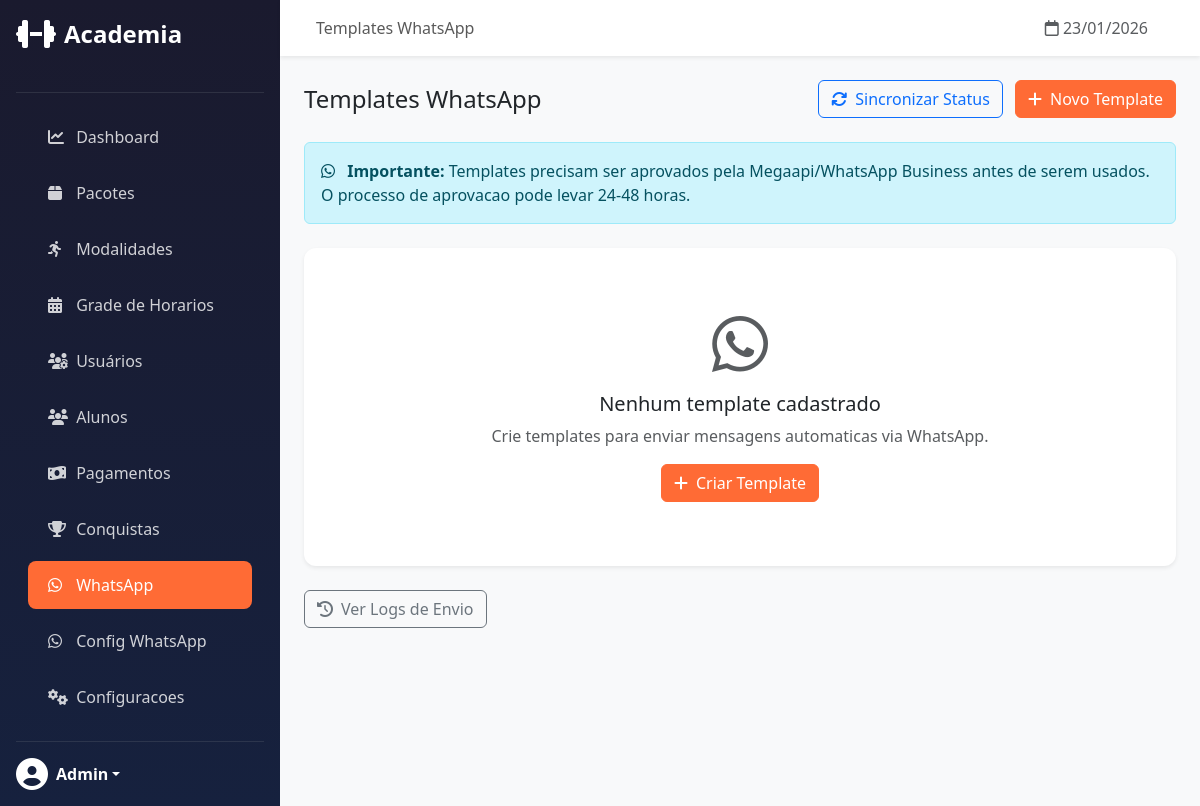
/admin/whatsapp/templates (signed in), run on an earlier commit of the app's database.
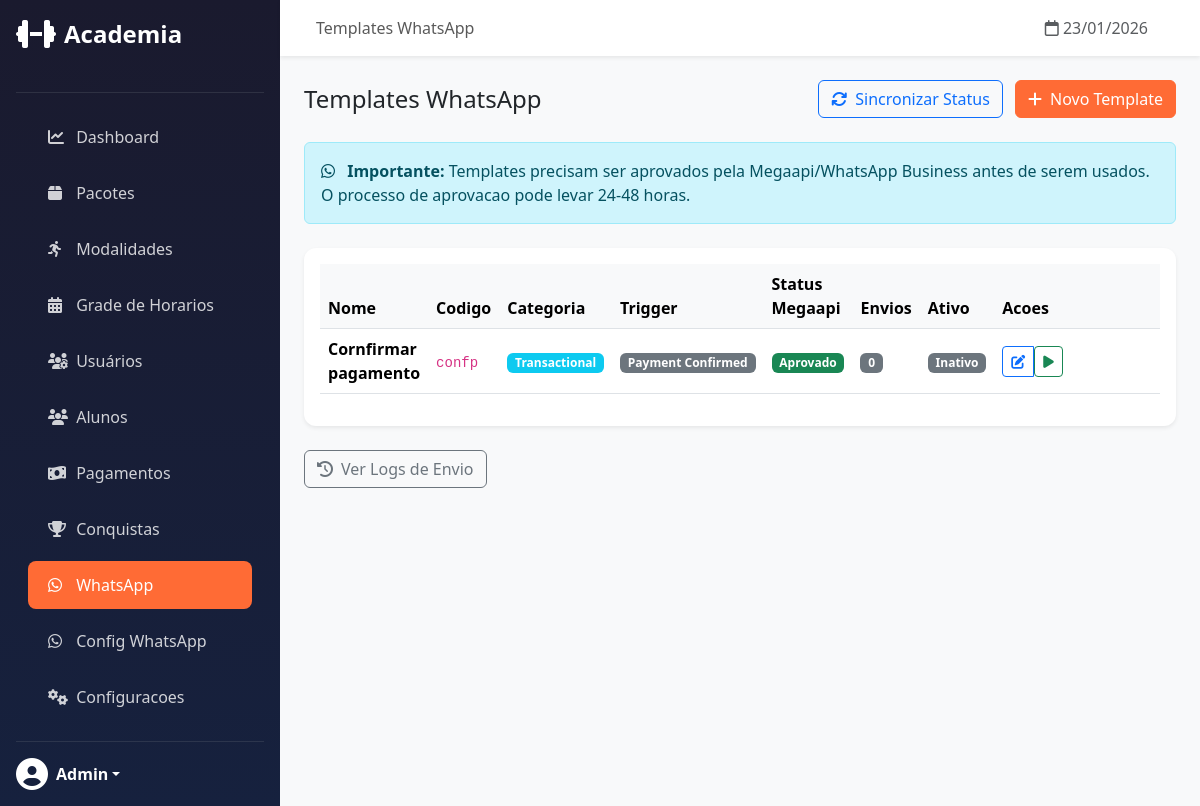
And on a later commit of the database.
### app/models/whatsapp_template.py (models this page shows, shortened)
class WhatsAppTemplate(db.Model):
    __tablename__ = 'whatsapp_templates'
    id = db.Column(db.Integer, primary_key=True)
    name = db.Column(db.String(100), nullable=False)  # Nome interno
    template_code = db.Column(db.String(100), unique=True)  # Codigo na Megaapi
    category = db.Column(db.Enum(TemplateCategory), nullable=False)
    trigger = db.Column(db.Enum(TemplateTrigger), nullable=False)
    content = db.Column(db.Text, nullable=False)
    variables = db.Column(db.JSON)  # Ex: ["{{nome}}", "{{data}}"]
    megaapi_status = db.Column(db.String(20))  # pending, approved, rejected
    megaapi_id = db.Column(db.String(100))
    is_active = db.Column(db.Boolean, default=True)
    send_count = db.Column(db.Integer, default=0)
    created_at = db.Column(db.DateTime, default=datetime.utcnow)
    updated_at = db.Column(db.DateTime, onupdate=datetime.utcnow)

### app/routes/admin/whatsapp.py (the view)
@whatsapp_bp.route('/templates')
@login_required
@admin_required
def list_templates():
    templates = WhatsAppTemplate.query.order_by(WhatsAppTemplate.trigger).all()
    return render_template('admin/whatsapp/templates.html', templates=templates)

### app/routes/admin/dashboard.py (called while the page is built)
def admin_required(f):
    @wraps(f)
    def decorated_function(*args, **kwargs):
        if not current_user.is_authenticated or current_user.role != 'admin':
            abort(403)
        return f(*args, **kwargs)
    return decorated_function

### app/templates/admin/whatsapp/templates.html (shortened to what the changed rows need)
{% extends "admin/base.html" %}
{% block content %}
<div class="card">
    <div class="card-body">
        {% if templates %}
        <div class="table-responsive">
            <table class="table table-hover align-middle">
                <thead>
                    <tr>
                        <th>Nome</th>
                        <th>Codigo</th>
                        <th>Categoria</th>
                        <th>Trigger</th>
                        <th>Status Megaapi</th>
                        <th>Envios</th>
                        <th>Ativo</th>
                        <th style="width: 180px;">Acoes</th>
                    </tr>
                </thead>
                <tbody>
                    {% for template in templates %}
                    <tr>
                        <td>
                            <strong>{{ template.name }}</strong>
                        </td>
                        <td>
                            <code>{{ template.template_code }}</code>
                        </td>
                        <td>
                            <span class="badge bg-info">{{ template.category.value.title() }}</span>
                        </td>
                        <td>
                            <span class="badge bg-secondary">{{ template.trigger.value.replace('_', ' ').title() }}</span>
                        </td>
                        <td>
                            {% if template.megaapi_status == 'approved' %}
                            <span class="badge bg-success">Aprovado</span>
                            {% elif template.megaapi_status == 'rejected' %}
                            <span class="badge bg-danger">Rejeitado</span>
                            {% else %}
                            <span class="badge bg-warning text-dark">Pendente</span>
                            {% endif %}
                        </td>
                        <td>
                            <span class="badge bg-secondary">{{ template.send_count }}</span>
                        </td>
                        <td>
                            {% if template.is_active %}
                            <span class="badge bg-success">Ativo</span>
                            {% else %}
                            <span class="badge bg-secondary">Inativo</span>
                            {% endif %}
                        </td>
                        <td>
                            <div class="btn-group">
                                <a href="{{ url_for('admin_whatsapp.edit_template', id=template.id) }}"
                                   class="btn btn-sm btn-outline-primary" title="Editar">
                                    <i class="fas fa-edit"></i>
                                </a>
                                {% if template.is_active %}
                                <form action="{{ url_for('admin_whatsapp.delete_template', id=template.id) }}"
                                      method="POST" class="d-inline">
                                    <button type="submit" class="btn btn-sm btn-outline-danger" title="Desativar"
                                            onclick="return confirm('Desativar este template?')">
                                        <i class="fas fa-pause"></i>
                                    </button>
                                </form>
                                {% else %}
                                <form action="{{ url_for('admin_whatsapp.activate_template', id=template.id) }}"
                                      method="POST" class="d-inline">
                                    <button type="submit" class="btn btn-sm btn-outline-success" title="Ativar">
                                        <i class="fas fa-play"></i>
                                    </button>
                                </form>
                                {% endif %}
                            </div>
                        </td>
                    </tr>
                    {% endfor %}
                </tbody>
            </table>
        </div>
        {% else %}
        <div class="text-center py-5">
            <i class="fab fa-whatsapp fa-4x text-muted mb-3"></i>
            <h5>Nenhum template cadastrado</h5>
            <p class="text-muted">Crie templates para enviar mensagens automaticas via WhatsApp.</p>
            <a href="{{ url_for('admin_whatsapp.create_template') }}" class="btn btn-primary">
                <i class="fas fa-plus me-2"></i>Criar Template
            </a>
        </div>
        {% endif %}
    </div>
</div>
{% endblock %}

What changed in the data, as far as the page shows it:
added WhatsAppTemplate: name "Cornfirmar pagamento", template_code "confp", category.value "Transactional", trigger.value.replace "Payment Confirmed", megaapi_status "Aprovado", send_count "0", is_active "Inativo"
Also different on the page:
text no longer shown: "Nenhum template cadastrado Crie templates para enviar mensagens automaticas via WhatsApp. Criar Template"
text now shown: "Nome Codigo Categoria Trigger Status Megaapi Envios Ativo Acoes"
